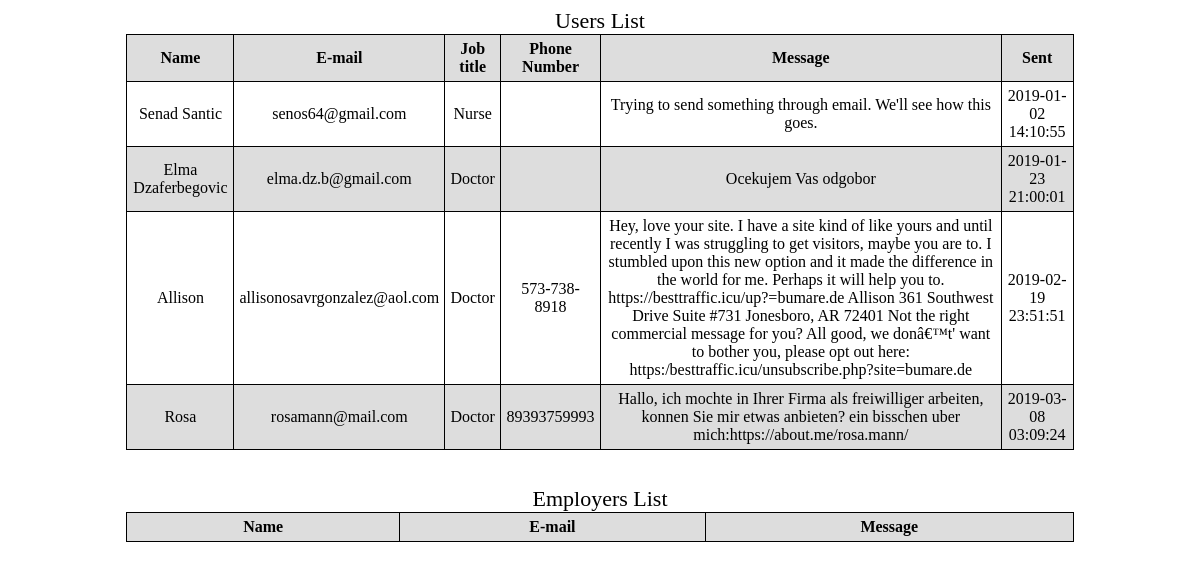
The app's page /AdminPanel/index.php with its own data.
### tables this page shows
CREATE TABLE `users` (
  `id` int(11) NOT NULL,
  `email` varchar(255) NOT NULL,
  `name` varchar(255) NOT NULL,
  `message` text NOT NULL,
  `jobTitle` varchar(255) NOT NULL,
  `phone` varchar(255) NOT NULL,
  `sent_at` datetime NOT NULL DEFAULT current_timestamp()
);

### classes/Database.php (called while the page is built, shortened)
<?php
	class Database {
		public $conn;
		private function connectDB(){
			$this->conn = new mysqli(DBHOST, DBUSER, DBPASS, DBNAME);
		}
		public function select($query){
			$result = $this->conn->query($query) or die($this->conn->error.__LINE__);
			if($result->num_rows > 0){
				return $result;
			} else {
				return false;
			}
		}
}

### classes/Userslist.php (called while the page is built, shortened)
<?php
class Userslist {
	private $db;
	public function __construct(){
		$this->db = new Database();
	}
	public function getAll(){
		$query = "SELECT * FROM users";
		$result = $this->db->select($query);
		return $result;
	}
}

### AdminPanel/index.php (the view, shortened to what this page needs)
<?php
      $ulist = new Userslist();
    ?>
    <table>
        <caption>Users List</caption>
        <tr>
            <th>Name</th>
            <th>E-mail</th>
            <th>Job title</th>
            <th>Phone Number</th>
            <th>Message</th>
            <th>Sent</th>
        </tr>
        <?php
        $get_users = $ulist->getAll();
        	if($get_users){
        		while($row = $get_users->fetch_row()){
        ?>
        <tr>
            <td><?php echo $row[2]; ?></td>
            <td><?php echo $row[1]; ?></td>
            <td><?php echo $row[4]; ?></td>
            <td><?php echo $row[5]; ?></td>
            <td><?php echo $row[3]; ?></td>
            <td><?php echo $row[6]; ?></td>
        </tr>
    <?php
        }
    }
    ?>
    </table><br><br>
    <table>
        <caption>Employers List</caption>
        <tr>
            <th>Name</th>
            <th>E-mail</th>
            <th>Message</th>
        </tr>
    </table>

### AdminPanel/index.php (style rules this page uses)
table { margin: 0 auto; width: 80%; }
caption { font-size: 22px; }
th, caption { text-align: center; }
table, th, td { border: 1px solid #000; border-collapse: collapse; }
th, td { padding: 5px; text-align: center; }
tr:nth-child(even) { background-color: #fff; }
tr:nth-child(odd) { background-color: #ddd; }

### records on screen
users: name "Senad Santic", email "senos64@gmail.com", jobTitle "Nurse", message "Trying to send something through email. We'll see how this goes.", sent_at "2019-01-02 14:10:55"
users: name "Elma Dzaferbegovic", email "elma.dz.b@gmail.com", jobTitle "Doctor", message "Ocekujem Vas odgobor", sent_at "2019-01-23 21:00:01"
users: name "Allison", email "allisonosavrgonzalez@aol.com", jobTitle "Doctor", phone "573-738-8918", message "Hey, love your site. I have a site kind of like yours and until recently I was struggling to get visitors, maybe you are to. I stumbled upon this new option and it made the difference in the world for me. Perhaps it will help you to. https://besttraffic.icu/up?=bumare.de Allison 361 Southwest Drive Suite #731 Jonesboro, AR 72401 Not the right commercial message for you? All good, we donâ€™t' want to bother you, please opt out here: https:/besttraffic.icu/unsubscribe.php?site=bumare.de", sent_at "2019-02-19 23:51:51"
users: name "Rosa", email "rosamann@mail.com", jobTitle "Doctor", phone "89393759993", message "Hallo, ich mochte in Ihrer Firma als freiwilliger arbeiten, konnen Sie mir etwas anbieten? ein bisschen uber mich:https://about.me/rosa.mann/", sent_at "2019-03-08 03:09:24"
